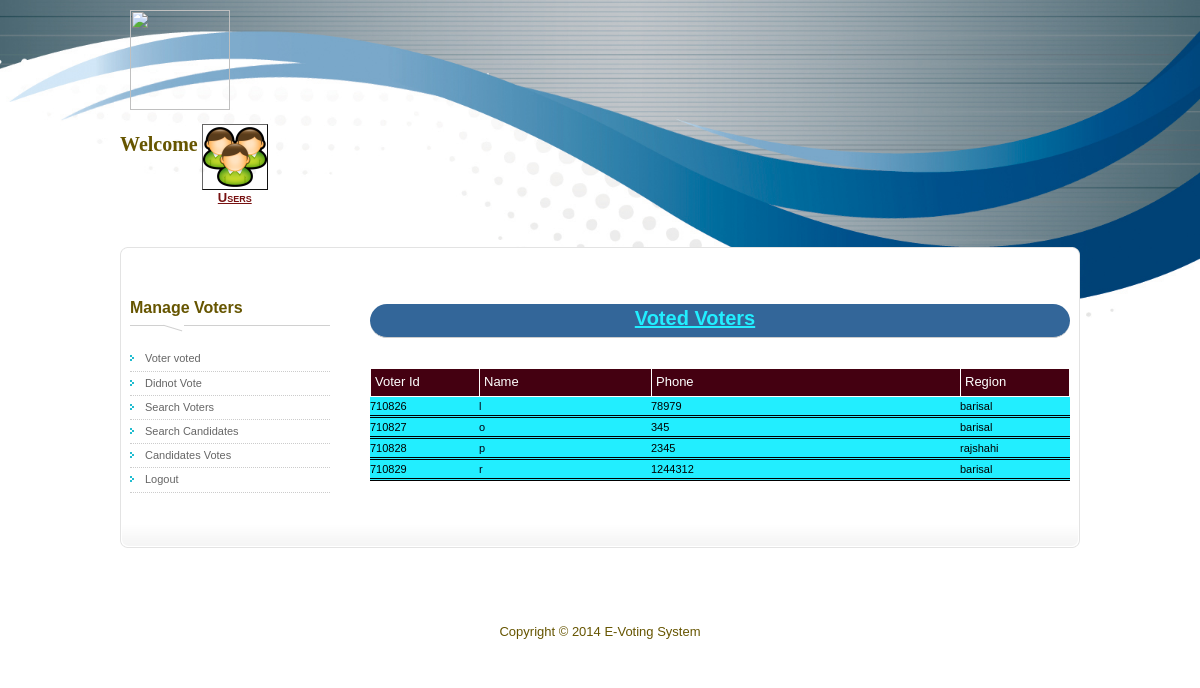
The page /admin/didnotvote.php on the database its author committed.
### tables this page shows
CREATE TABLE IF NOT EXISTS `voted` (
  `voter_id` int(200) NOT NULL,
  `votedornot` int(11) NOT NULL DEFAULT '0',
  `time` timestamp NOT NULL DEFAULT CURRENT_TIMESTAMP ON UPDATE CURRENT_TIMESTAMP,
  `party` varchar(25) NOT NULL
);

CREATE TABLE IF NOT EXISTS `voter` (
  `firstname` varchar(25) NOT NULL,
  `lastname` varchar(25) NOT NULL,
  `sex` varchar(7) NOT NULL,
  `age` varchar(5) NOT NULL,
  `address` varchar(25) NOT NULL,
  `region` varchar(25) NOT NULL,
  `phone` varchar(18) NOT NULL,
  `email` varchar(100) NOT NULL,
  `occupation` varchar(20) NOT NULL,
  `username` varchar(25) NOT NULL,
  `voter_id` int(100) NOT NULL
);

### admin/didnotvote.php (the view, shortened to what this page needs)
<?php
	$msg = "";
	$displayTitle = "";
	$displayContent = "";
				$sqlSelUsers = mysql_query("select v.voter_id,v.party,v.votedornot,e.firstname,e.region,e.phone from voted v,voter e where v.voter_id=e.voter_id ") or die(mysql_error());
				if(mysql_num_rows($sqlSelUsers) >= 1){
					$displayTitle .= '<table cellpadding="0" cellspacing="0" border="0" class="margintop_3">
									<tr style="background-color: #401; color: white;">
									<td class="border border_ts border_bs border_ls col_1">Voter Id</td>
									<td class="border border_ts border_bs border_ls col_03">Name</td>
									<td class="border border_ts border_bs border_ls col_4">Phone</td>
									<td class="border border_ts border_bs border_ls border_rs col_1">Region</td></tr>';
					while($getRowUser = mysql_fetch_array($sqlSelUsers)){
						$voteornot=$getRowUser["votedornot"];
					if($voteornot==0){
						$userID = $getRowUser["voter_id"];
						$region = $getRowUser["region"];
						$name=$getRowUser["firstname"];
						$phone = $getRowUser["phone"];
						$displayContent .= '<tr style="background-color: #2ef; color: black;">
						<td style="font-size: 11px; border-bottom-style: double;">'.$userID.'</td>
						<td style="font-size: 11px; border-bottom-style: double;"><a href="admin_editdelete_user.php?userid='.$userID.'" style="color: #001;">'.$name.'</a></td>
						<td style="font-size: 11px; border-bottom-style: double;">'.$phone.'</td>
						<td style="font-size: 11px; border-bottom-style: double;">'.$region.'</td></tr>';
						}
					}
					$displayContent .= '</table>';
				}else
					$msg = "No record found!";
?>
<!DOCTYPE html PUBLIC "-//W3C//DTD XHTML 1.0 Transitional//EN" "http://www.w3.org/TR/xhtml1/DTD/xhtml1-transitional.dtd">
<html xmlns="http://www.w3.org/1999/xhtml">
<head>
<link href="css/styles.css" rel="stylesheet" type="text/css" />
</head>
<body id="adminpage">
<div id="main_wrapper">
    <div id="main_header">
        <img style="margin: 10px;" id = "photo" width ='100' height = '100' src="<?php echo $_SESSION["photo"];?>" />
        <br>
        <div id="admin_name"><h1>Welcome <?php echo $_SESSION["name"]; ?></h1></div>
        <br>
    </div>
	<div id="main_menu" class="menu_sel">
		<ul id="menu_icons">
			<li><a href="regionalofficerpage.php"><img src="images/User-Group-icon.png" /><p class="selected">Users</p></a></li>
		</ul>
	</div>
	<div class="cleaner h40"></div>
	<div id="main_top"></div>
	<div id="main_con">
    	<?php if($_SESSION['user']=="Administrator")
		 			require_once('includes/left_nav.php');
				else
					require_once('includes/leftnavreg.php') ?>
		<div id="content">
			<h2>Voted Voters <span style="color: #a11; font-size: 13px; margin-left: 50px;"><?php echo $msg; ?></span></h2>
			<?php echo $displayTitle; ?>
			<?php echo $displayContent; ?>
		</div>
	</div>
	<div id="main_footer">
		<div class="cleaner h40"></div>
		<center>
			 Copyright &copy; 2014 E-Voting System
		</center>
	</div>
</div>
</body>
</html>

### admin/css/styles.css (style rules this page uses)
body { margin: 0; padding: 0; color: #650; font-family: Tahoma, Geneva, sans-serif; font-size: 13px; line-height: 1.4em; background-color: #f7f7f7; background-repeat: repeat-x; background-position: top; }
a, a:link, a:visited { color: #666; font-weight: normal; text-decoration: none }
p { margin: 0 0 10px 0; padding: 0; color:red; }
img { border: none; }
#adminpage { background-image: url("../images/Abstract-Blue-Lines-PPT-Slide.jpg"); background-repeat: no-repeat; background-size: cover ; }
#main_wrapper { width: 960px; padding: 0 10px; margin: 0 auto; }
#main_header { width: 960px; height: 40px; }
#main_menu { width: 160px; height: 95px; }
.menu_sel ul li a p.selected , .menu_sel ul li a:hover { color: #711; text-decoration: underline; }
#main_top { width: 960px; height: 12px; background: url(../images/main_top.png) no-repeat top; }
#main_con { width: 960px; background: url(../images/main_middle.png) repeat-y; }
#admin_name { float: left; margin-top: 15px; margin-bottom: 15px; }
#admin_name h1 { margin: 0; padding: 0; font-family: Georgia, "Times New Roman", Times, serif; font-size:20px; }
#menu_icons { padding: 0; margin: 0; list-style: none; }
#menu_icons li { float: left; display: block; margin-left: 5px; margin-top: 5px; }
#menu_icons li img { outline: outset 1.5px; }
#menu_icons li p { margin: 0; padding: 0; text-align: center; font-variant: small-caps; font-weight: bold; }
.cleaner { clear: both; }
.h40 { height: 40px }
#content { float: right; width: 700px; padding: 20px 10px 20px; }
#content h2 { font-size: 20px; padding-bottom: 10px; border-bottom: 1px solid #ccc; margin-bottom: 20px; margin-top: 25px; background-color: #336699; color: #22eeff; border-radius: 100px; text-align: center; padding-top: 5px; text-decoration: underline; }
#main_footer { width: 940px; padding: 60px 10px 20px; background: url(../images/main_bottom.png) top no-repeat; }
.col_1 { width: 100px; }
.col_4 { width: 300px; }
.border { border-width: 1px; padding: 4px; }
.border_ls { border-left-style: solid; }
.border_rs { border-right-style: solid; }
.border_ts { border-top-style: solid; }
.border_bs { border-bottom-style: solid; }
.margintop_3 { margin-top: 30px; }
table { width: 100%; }

### rows shown on the page
voted: voter_id "710826", voter.firstname "l", voter.phone "78979", voter.region "barisal"
voted: voter_id "710827", voter.firstname "o", voter.phone "345", voter.region "barisal"
voted: voter_id "710828", voter.firstname "p", voter.phone "2345", voter.region "rajshahi"
voted: voter_id "710829", voter.firstname "r", voter.phone "1244312", voter.region "barisal"
